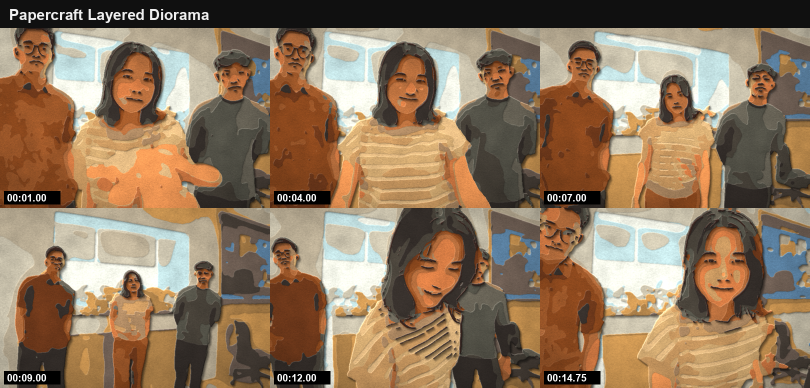
#> input picture styles/75-papercraft-layered-diorama/example.png, 1620 x 776 px, given in place of frame_001.png, which was not available (shown at 1/2 size)
$ python render.py example.png example.png example.png
#> lines starting #> are read from the running program, lines starting #| are printed output that depends on the picture; after the words box and inside, x2 and y2 are one past the last pixel; in counts of white or black regions, pixels touching at a corner belong together; pictures that were not available may be replaced by others from this repository, and a replacement may not be noted
"""Papercraft Layered Diorama — local approximation of the frame-by-frame restyle.

usage: python -I render.py <frames_dir> <masks_dir> <out_dir> [all | 13 49 85 ...]

Every frame is rebuilt as a stack of cut, coloured card:
  * colours are flattened (edge-preserving smoothing) and snapped to a fixed set
    of cardstock colours (k-means once over several frames, then a little brighter
    and more saturated, like coloured card);
  * each colour becomes one cut sheet: the label map is cleaned with a soft
    majority vote so every sheet has smooth, knife-cut curves, no pixel noise;
  * every sheet sits at its own height: the room at the back (light wall lowest,
    darker objects stacked in front of it), the people above the room, and inside
    each group darker sheets on top (hair over face, eyes over skin);
  * each sheet casts a soft drop shadow down-right onto the sheets below it, the
    shadow longer where the height step is bigger; the cut edge facing the light
    gets a thin bright rim (card thickness);
  * a fixed paper-fibre grain per sheet, warm soft key light, slight depth of field
    on the back layers, vignette;
  * a tiny per-frame jitter of the people layers, like cut-outs repositioned by hand
    for each stop-motion frame (the room layers never move).
"""
import sys
from pathlib import Path

import cv2
import numpy as np

cv2.setNumThreads(2)
W, H = 1620, 1080
w, h = W // 2, H // 2
HERE = Path(__file__).resolve().parent
PAL_FILE = HERE / "palette.npz"


def lab(rgb):
    return cv2.cvtColor(np.clip(rgb, 0, 255).astype(np.uint8), cv2.COLOR_RGB2LAB).astype(np.float32)


def flat(rgb, k=0.35):
    f = rgb.astype(np.float32)
    lum = f.mean(-1, keepdims=True) + 8
    big = cv2.GaussianBlur(lum, (0, 0), 30)[..., None]
    return np.clip(f * (big / lum) ** k, 0, 255).astype(np.uint8)


def smooth(rgb):
    s = cv2.resize(flat(rgb), (w, h), interpolation=cv2.INTER_AREA)
    for _ in range(3):
        s = cv2.bilateralFilter(s, 9, 30, 6)
    return cv2.medianBlur(s, 5)


def build_palette(frames_dir, masks_dir):
    pp, bp = [], []
    for n in (1, 13, 49, 85, 109, 145, 178):
        rgb = cv2.cvtColor(cv2.imread(str(frames_dir / f"frame_{n:03d}.png")), cv2.COLOR_BGR2RGB)
        m = cv2.resize(cv2.imread(str(masks_dir / f"frame_{n:03d}.png"), 0), (w, h)) > 128
        L = lab(smooth(rgb)).reshape(-1, 3)
        pp.append(L[m.ravel()][::7])
        bp.append(L[~m.ravel()][::9])
    crit = (cv2.TERM_CRITERIA_EPS + cv2.TERM_CRITERIA_MAX_ITER, 40, 0.5)
    _, _, cp = cv2.kmeans(np.concatenate(pp), 14, None, crit, 3, cv2.KMEANS_PP_CENTERS)
    _, _, cb = cv2.kmeans(np.concatenate(bp), 9, None, crit, 3, cv2.KMEANS_PP_CENTERS)
    np.savez(PAL_FILE, people=cp, room=cb)


# [7 lines left out: function card_colours, not called in this run]


GRAIN = None


# [10 lines left out: function grain, not called in this run]


def shift(a, dy, dx):
    M = np.float32([[1, 0, dx], [0, 1, dy]])
    return cv2.warpAffine(a, M, (a.shape[1], a.shape[0]), flags=cv2.INTER_LINEAR, borderMode=cv2.BORDER_REPLICATE)


# [141 lines left out: functions heads, face_zone, render, not called in this run]


def main():
    frames, masks, out = Path(sys.argv[1]), Path(sys.argv[2]), Path(sys.argv[3])
    out.mkdir(parents=True, exist_ok=True)
    if not PAL_FILE.exists():
        build_palette(frames, masks)
#> in build_palette, `m = cv2.resize(cv2.imread(str(masks_dir / f"frame_{n:03d}.png"), 0), (..`:
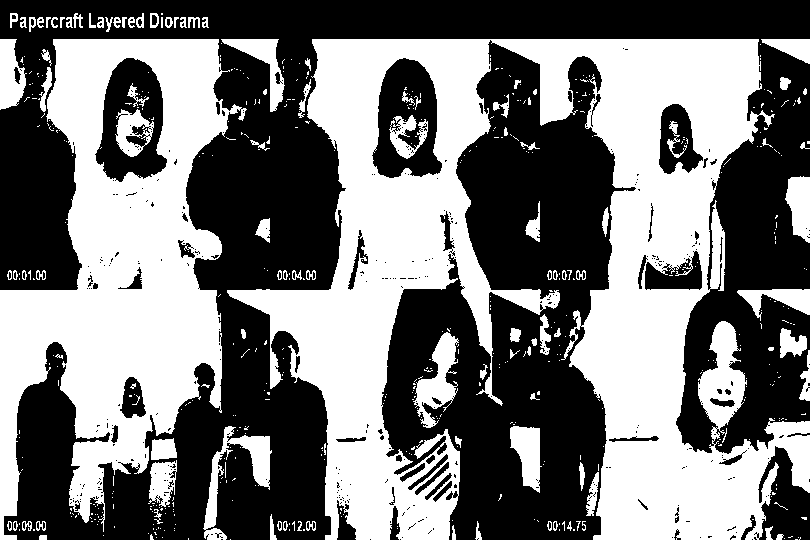
#> m: shape (540, 810) bool; 47.1% white; 539 white regions (434 under 20 px), largest, box (x1, y1, x2, y2) and area: (227, 39, 810, 540) 124492, (0, 39, 247, 540) 59412, (203, 426, 272, 540) 2140
#> in flat, `lum = f.mean(-1, keepdims=True) + 8`:
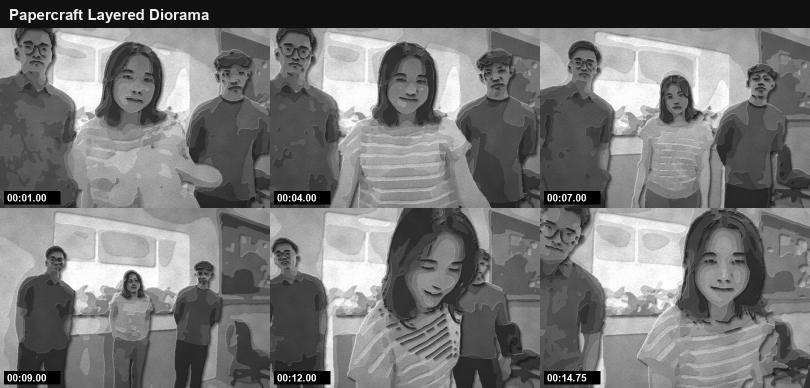
#> lum: shape (776, 1620, 1) float32 (shown at 1/2 size); min 8, max 263, mean 126.8; drawn with min black and max white
#> in flat, `big = cv2.GaussianBlur(lum, (0, 0), 30)[..., None]`:
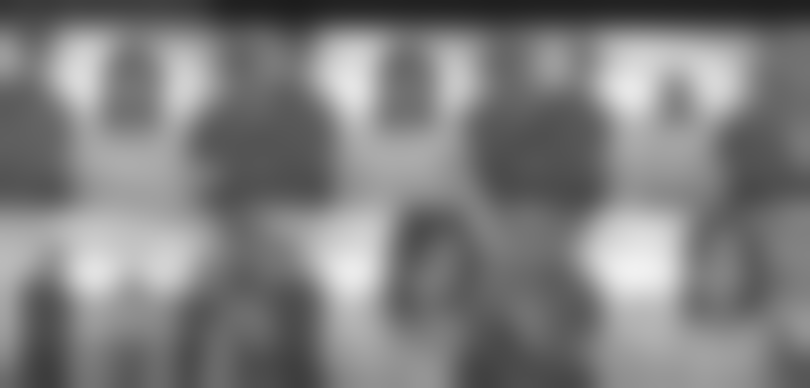
#> big: shape (776, 1620, 1) float32 (shown at 1/2 size); min 28.61, max 241.1, mean 126.8
#> in flat, `return np.clip(f * (big / lum) ** k, 0, 255).astype(np.uint8)`:
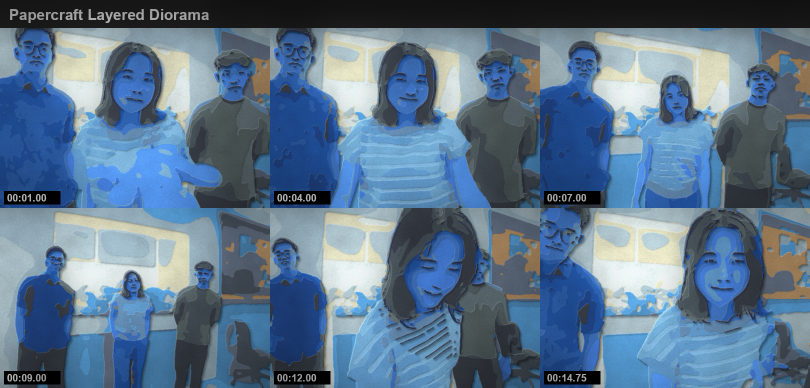
#> returned value: shape (776, 1620, 3) (shown at 1/2 size); mean of channels 0, 1, 2 141.1, 116.6, 91.5; drawn as B, G, R
#> in smooth, `s = cv2.resize(flat(rgb), (w, h), interpolation=cv2.INTER_AREA)`:
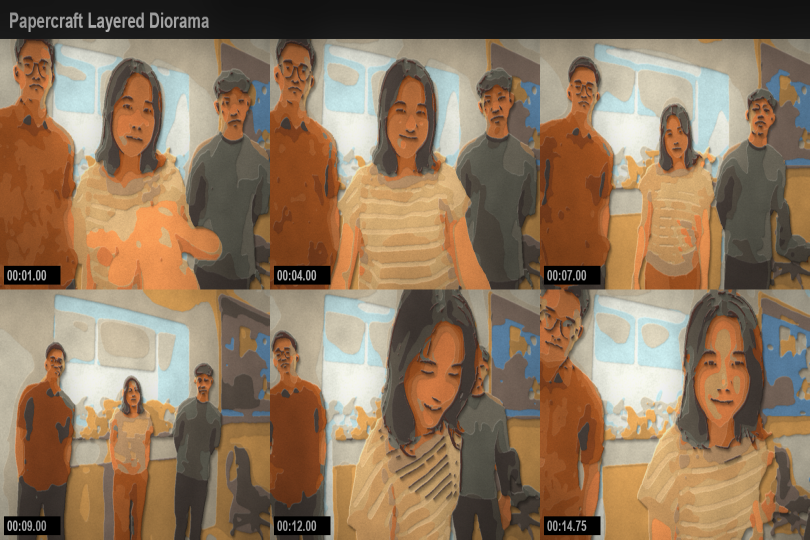
#> s: shape (540, 810, 3); mean R, G, B 141.1, 116.6, 91.5
#> in smooth, `return cv2.medianBlur(s, 5)`:
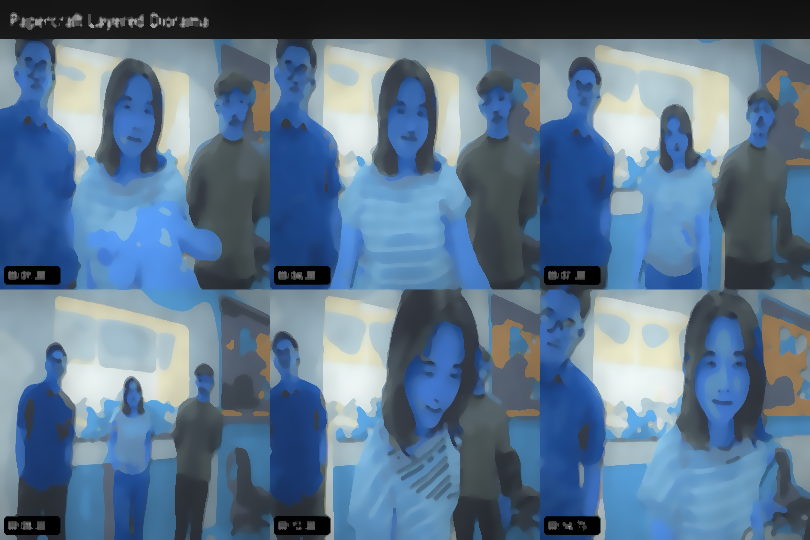
#> returned value: shape (540, 810, 3); mean of channels 0, 1, 2 141.3, 116.5, 91.2; drawn as B, G, R
#> in lab, `return cv2.cvtColor(np.clip(rgb, 0, 255).astype(np.uint8), cv2.COLOR_R..`:
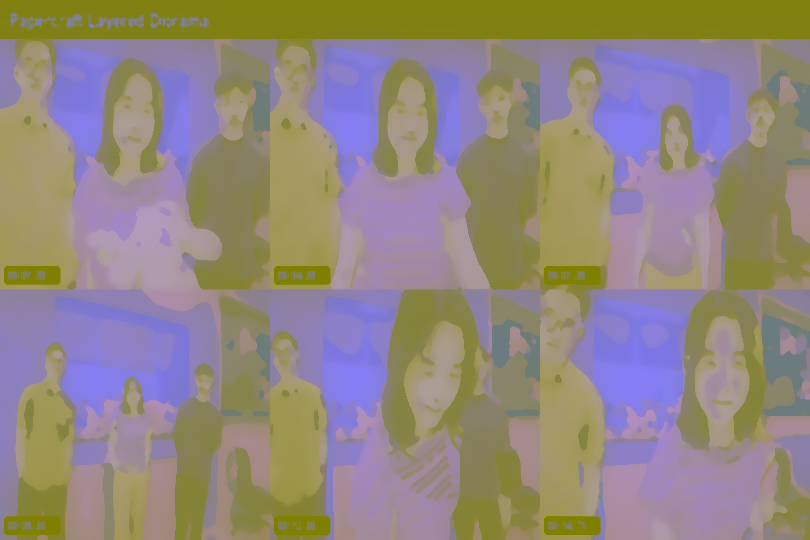
#> returned value: shape (540, 810, 3) float32; mean of channels 0, 1, 2 128.1, 135, 146; drawn as B, G, R
    pal = dict(np.load(PAL_FILE))
    args = sys.argv[4:] or ["13", "49", "85", "109", "145", "178"]
    nums = range(1, 180) if args == ["all"] else [int(a) for a in args]
    for n in nums:
        rgb = cv2.cvtColor(cv2.imread(str(frames / f"frame_{n:03d}.png")), cv2.COLOR_BGR2RGB)
        m = cv2.imread(str(masks / f"frame_{n:03d}.png"), 0).astype(np.float32) / 255
        res = render(rgb, m, n, pal)
        cv2.imwrite(str(out / f"frame_{n:03d}.png"), cv2.cvtColor(res, cv2.COLOR_RGB2BGR))
        print(n, flush=True)


if __name__ == "__main__":
#> (the run stopped early here; a loop or call above may not have finished)
